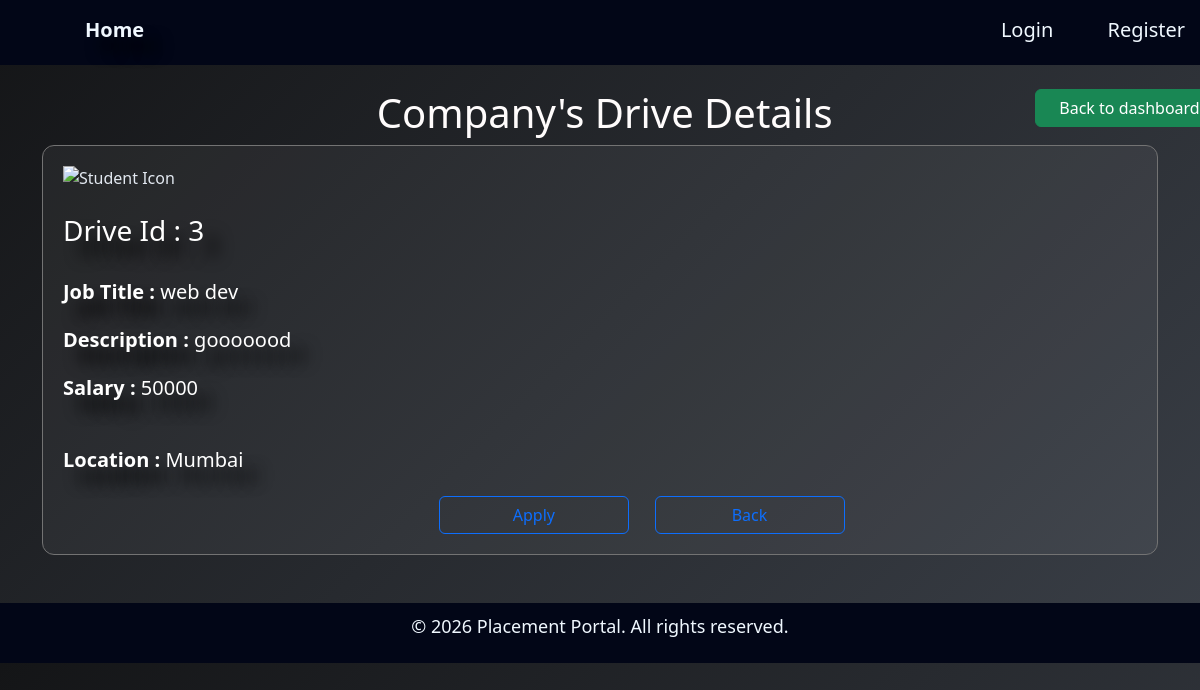
Page /stu_com_view/3 on the earlier database version.
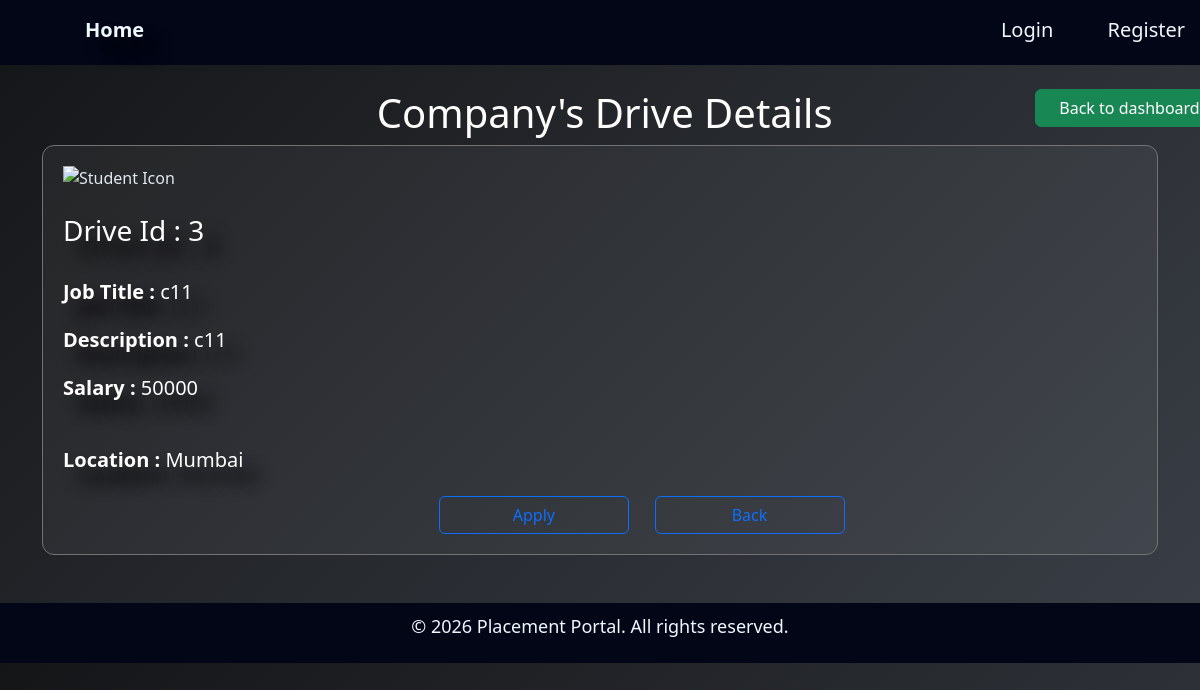
Same page on the later database version.
### application/models.py (models this page shows)
class Placementdrive(db.Model):
    id = db.Column(db.Integer, primary_key=True)
    company_id = db.Column(db.Integer, db.ForeignKey('companyprofile.id'), nullable=False)
    job_title = db.Column(db.String(150), nullable=False)
    job_description = db.Column(db.Text(500), nullable=False)
    salary= db.Column(db.String(50), nullable=False)
    is_approved = db.Column(db.Boolean, default=False)
    is_closed = db.Column(db.Boolean, default=False)
    company = db.relationship('Companyprofile', back_populates='drives')
    applications = db.relationship('Application', back_populates='drive',cascade="all, delete")

### application/controllers.py (the view)
@app.route('/stu_com_view/<int:drive_id>')
def stu_com_view(drive_id):
   drive = Placementdrive.query.get(drive_id)
   if drive is None:
      abort(404)
   app = Application.query.filter_by(drive_id=drive_id).first()
   return render_template('stu_com_view.html',
                          app=app,
                          drive=drive)

### templates/stu_com_view.html (shortened to what this page needs)
{% extends "base.html" %}
{% block content %}
   <div class="container">
    <div style="display: flex;">
      <h1>Company's Drive Details</h1>
      <div style="margin-left: auto ;"><a href="{{url_for('studentdash')}}" class="btn btn-success">Back to dashboard</a></div>
    </div>
   <div class="card">
  <img style="width: 200px;" src="https://www.creativefabrica.com/wp-content/uploads/2022/10/04/Architecture-building-company-icon-Graphics-40076545-1.jpg" alt="Student Icon">
    <br><h3>Drive Id : {{drive.id}}</h3><br>
    <h5><div><p><strong>Job Title : </strong>{{drive.job_title}}</p></div></h5>
    <h5><div><p><strong>Description : </strong>{{drive.job_description}}</p></div></h5>
    <h5><div><p><strong>Salary : </strong>{{drive.salary}}</p></div></h5><br>
    <h5><div><p><strong>Location : </strong>{{drive.company.location}}</p></div></h5>
   <div>
    {% if app %}
        <a href=""  class="btn btn-primary" style="cursor: not-allowed;">
        Applied <b style="color: chartreuse;">({{app.status}})</b></a>
    {% else %}
      <a href="{{url_for('apply_job', drive_id=drive.id)}}"  class="btn btn-outline-primary">
        Apply</a>
    {% endif %}
      <a href="{{ url_for('stu_com_overview', company_id=drive.company_id) }}" style="margin-left: 2%;" class="btn btn-outline-primary">Back</a></div>
   </div>
   </div>
{% endblock %}

Differences in the rows shown:
changed Placementdrive id 3: job_title "web dev" → "c11"; job_description "gooooood" → "c11"
